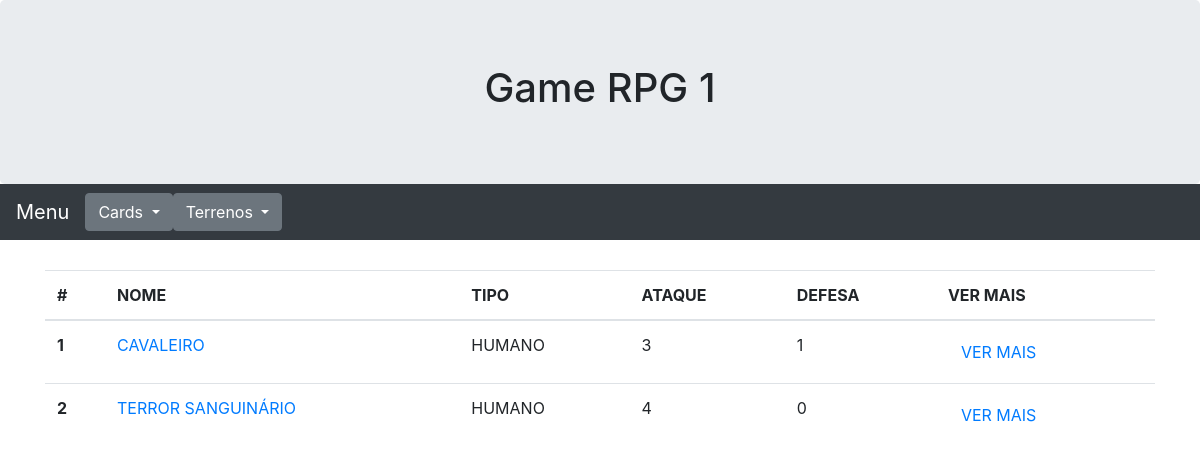
The app's page /card/list/ with its own data.
### card/models.py (models this page shows, shortened)
class Card(models.Model):
    nome = models.CharField(verbose_name='NOME DA CARTA', max_length=100)
    imagem = models.FileField(verbose_name='IMAGEM', upload_to='cards')
    tipo = models.ForeignKey(Tipo, on_delete=models.DO_NOTHING, verbose_name='TIPO')
    descricao = models.TextField(verbose_name='DESCRICAO', max_length=1000)
    ataque = models.IntegerField(verbose_name='PODER DE ATAQUE')
    defesa = models.IntegerField(verbose_name='PODER DE DEFESA')

class Tipo(models.Model):
    nome = models.CharField(max_length=100)

### card/views.py (the view)
# urls.py: path('card/list/', listCard, name="list_card"),
def listCard(request):
    cards = Card.objects.all()
    return render(request, '02_card/list.html', {'cards': cards})

### www/templates/02_card/list.html (shortened to what this page needs)
{% extends '00_base/base.html' %}
{% block container %}
    <table class="table">
        <thead>
            <tr>
                <th scope="col">#</th>
                <th scope="col">NOME</th>
                <th scope="col">TIPO</th>
                <th scope="col">ATAQUE</th>
                <th scope="col">DEFESA</th>
                <th scope="col">VER MAIS</th>
            </tr>
        </thead>
        <tbody>
        {% for card in cards %}
            <tr>
                <th scope="row">{{ forloop.counter }}</th>
                <td>
                    <a href="{% url 'update_card' card.id %}">
                        {{ card.nome }}
                    </a>
                </td>
                <td>{{ card.tipo.nome }}</td>
                <td>{{ card.ataque }}</td>
                <td>{{ card.defesa }}</td>
                <td>
                    <a href="{% url 'view_card' card.id %}">
                        <button type="button" class="btn btn-link">VER MAIS</button>
                    </a>
                </td>
            </tr>
        {% empty %}
            <tr>
                <td colspan="6">
                    <div class="text-center">NENHUMA CARTA CADASTRADA</div>
                </td>
            </tr>
        {% endfor %}
        </tbody>
    </table>
{% endblock container %}

### records on screen
Card: nome "CAVALEIRO", tipo.nome "HUMANO", ataque "3", defesa "1"
Card: nome "TERROR SANGUINÁRIO", tipo.nome "HUMANO", ataque "4", defesa "0"
